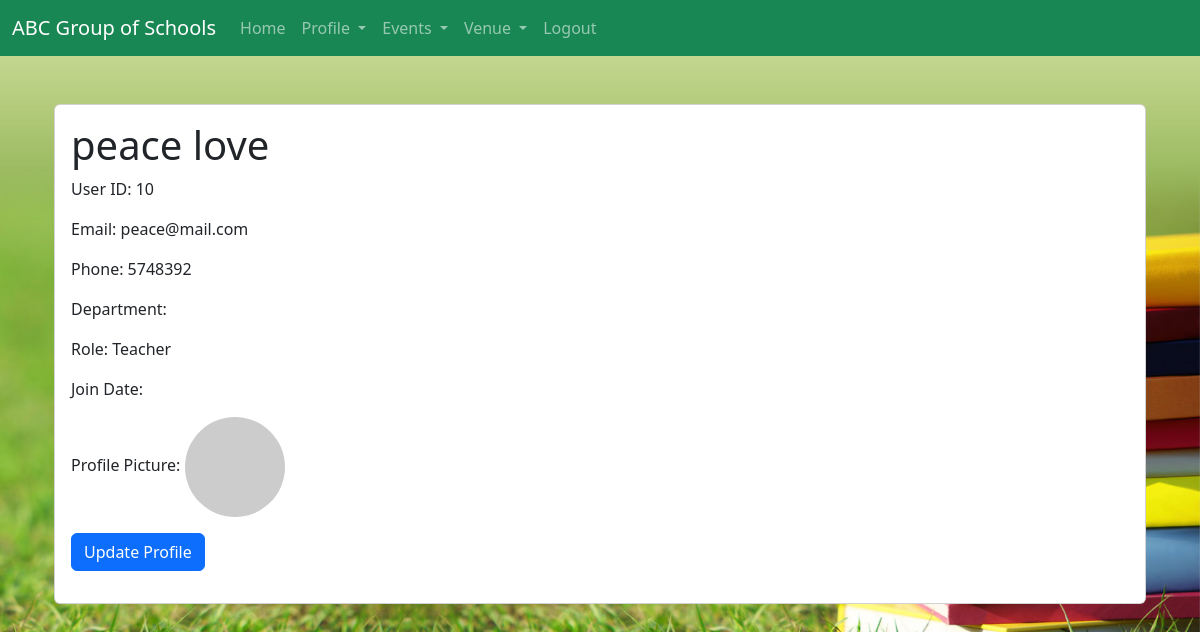
/staff/staff_profile/2/ (signed in), run on the app's committed database.
### staff_management_app/models.py (models this page shows, shortened)
class Staff(models.Model):
    user = models.OneToOneField(User, on_delete=models.CASCADE, null=False, blank=True)
    first_name = models.CharField(max_length=100)
    last_name = models.CharField(max_length=100)
    email = models.EmailField()
    phone_number = models.CharField(max_length=15)
    address = models.TextField()
    date_of_birth = models.DateField()
    profile_picture = models.ImageField(upload_to='profiles/', null=True, blank=True)
    is_active = models.BooleanField(default=True)
    departments = models.ManyToManyField(Department)
    role = models.CharField(max_length=20, choices=ROLE_CHOICES)

### staff_management_app/views.py (the view)
# urls.py: path('staff_profile/<int:staff_id>/', views.staff_profile, name='staff_profile'),
@login_required
def staff_profile(request, staff_id):
    staff = get_object_or_404(Staff, id=staff_id)
    return render(request, 'staff_management_app/staff_profile.html', {'staff': staff})

### staff_management_app/templates/staff_management_app/staff_profile.html (shortened to what this page needs)
{% extends 'staff_management_app/base.html' %}
{% block content %}
<div class="container mt-4">
    <div class="card">
        <div class="card-body">
            <h1 class="card-title">{{ staff.user.first_name }} {{ staff.user.last_name }}</h1>
            <p class="card-text">User ID: {{ staff.user.id }}</p>
            <p class="card-text">Email: {{ staff.user.email }}</p>
            <p class="card-text">Phone: {{ staff.phone_number }}</p>
            <p class="card-text">Department: {{ staff.department }}</p>
            <p class="card-text">Role: {{ staff.role }}</p>
            <p class="card-text">Join Date: {{ staff.join_date }}</p>
            <p class="card-text">Profile Picture:
                {% if staff.profile_picture %}
                    <img src="{{ staff.profile_picture.url }}" class="img-fluid rounded-circle" alt="Profile Picture" style="width: 100px; height: 100px;">
                {% else %}
                    <img src="https://via.placeholder.com/100" class="img-fluid rounded-circle" alt="No Profile Picture" style="width: 100px; height: 100px;">
                {% endif %}
            </p>
            <p><a href="{% url 'staff_management_app:update_staff_profile' staff.id %}" class="btn btn-primary">Update Profile</a></p>
        </div>
    </div>
</div>
{% endblock %}

### data on the page
Staff: user.first_name "peace", user.last_name "love", user.id "10", user.email "peace@mail.com", phone_number "5748392", role "Teacher"
